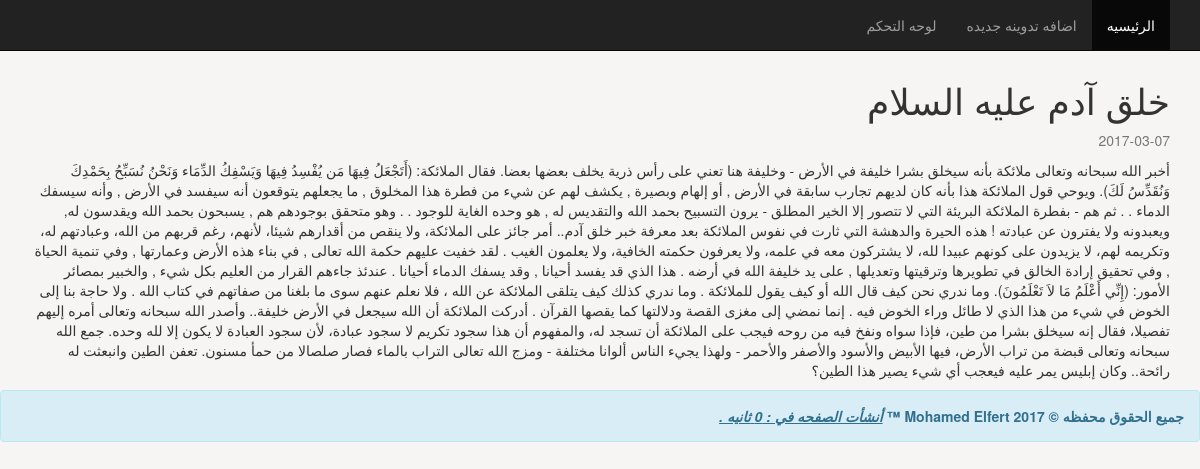
The page /post.php?id=1 on the database its author committed.
### tables this page shows
CREATE TABLE `posts` (
  `id` int(11) NOT NULL,
  `title` varchar(255) NOT NULL,
  `subject` text NOT NULL,
  `created_at` date NOT NULL
);

### post.php (the view)
<?php
require 'connect.php';
require 'header.php';
$id = $_GET['id'];
if(isset($id)){
    $stmnt = $conn->query("SELECT * FROM posts WHERE id = '$id'");
    $row = $stmnt->fetch(PDO::FETCH_OBJ);
    $count = $stmnt->rowCount();
    if($count > 0){
        ?>
            <div class='container'>
                <h1><?php echo $row->title ?></h1>
                <p class='text-muted'><?php echo $row->created_at ?></p>
                <p><?php echo $row->subject ?></p>
            </div>
        <?php
    }else{
        echo '<h3 class="alert alert-success">لا يوجد أي محتوي .</h3>';
    }
}
require 'footer.php';
?>

### css/style.css (style rules this page uses)
body { background-color: #f7f4f4; padding-top: 60px; }

### rows shown on the page
posts: title "خلق آدم عليه السلام", created_at "2017-03-07", subject "أخبر الله سبحانه وتعالى ملائكة بأنه سيخلق بشرا خليفة في الأرض - وخليفة هنا تعني على رأس ذرية يخلف بعضها بعضا. فقال الملائكة: (أَتَجْعَلُ فِيهَا مَن يُفْسِدُ فِيهَا وَيَسْفِكُ الدِّمَاء وَنَحْنُ نُسَبِّحُ بِحَمْدِكَ وَنُقَدِّسُ لَكَ). ويوحي قول الملائكة هذا بأنه كان لديهم تجارب سابقة في الأرض , أو إلهام وبصيرة , يكشف لهم عن شيء من فطرة هذا المخلوق , ما يجعلهم يتوقعون أنه سيفسد في الأرض , وأنه سيسفك الدماء . . ثم هم - بفطرة الملائكة البريئة التي لا تتصور إلا الخير المطلق - يرون التسبيح بحمد الله والتقديس له , هو وحده الغاية للوجود . . وهو متحقق بوجودهم هم , يسبحون بحمد الله ويقدسون له, ويعبدونه ولا يفترون عن عبادته ! هذه الحيرة والدهشة التي ثارت في نفوس الملائكة بعد معرفة خبر خلق آدم.. أمر…"

### other values the page prints
$takentime "0"
